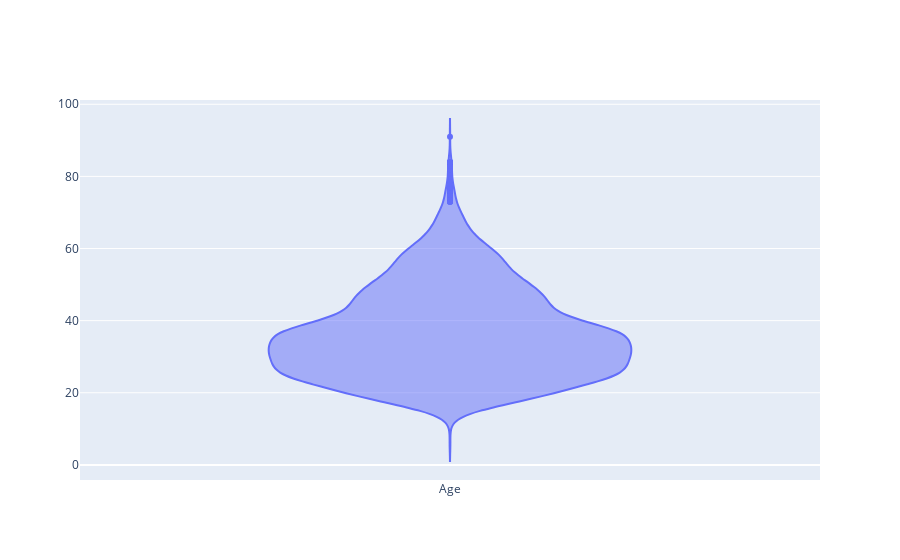

The notebook cell saved with this chart:
### Code cell
fig = go.Figure(
    data=go.Violin(
        y=df['age'], 
        x0='Age'
    )
)

fig.show()

### Figure 1 — Plotly figure (JSON) as saved in the notebook; plotly's stock layout.template omitted (floating-point values rounded to 4 significant figures; data arrays with more than 128 entries replaced by an {"elided": "..."} marker saying what was removed)
{"data": [{"type": "violin", "x0": "Age", "y": {"elided": "4895 float values"}}], "layout": {}}
